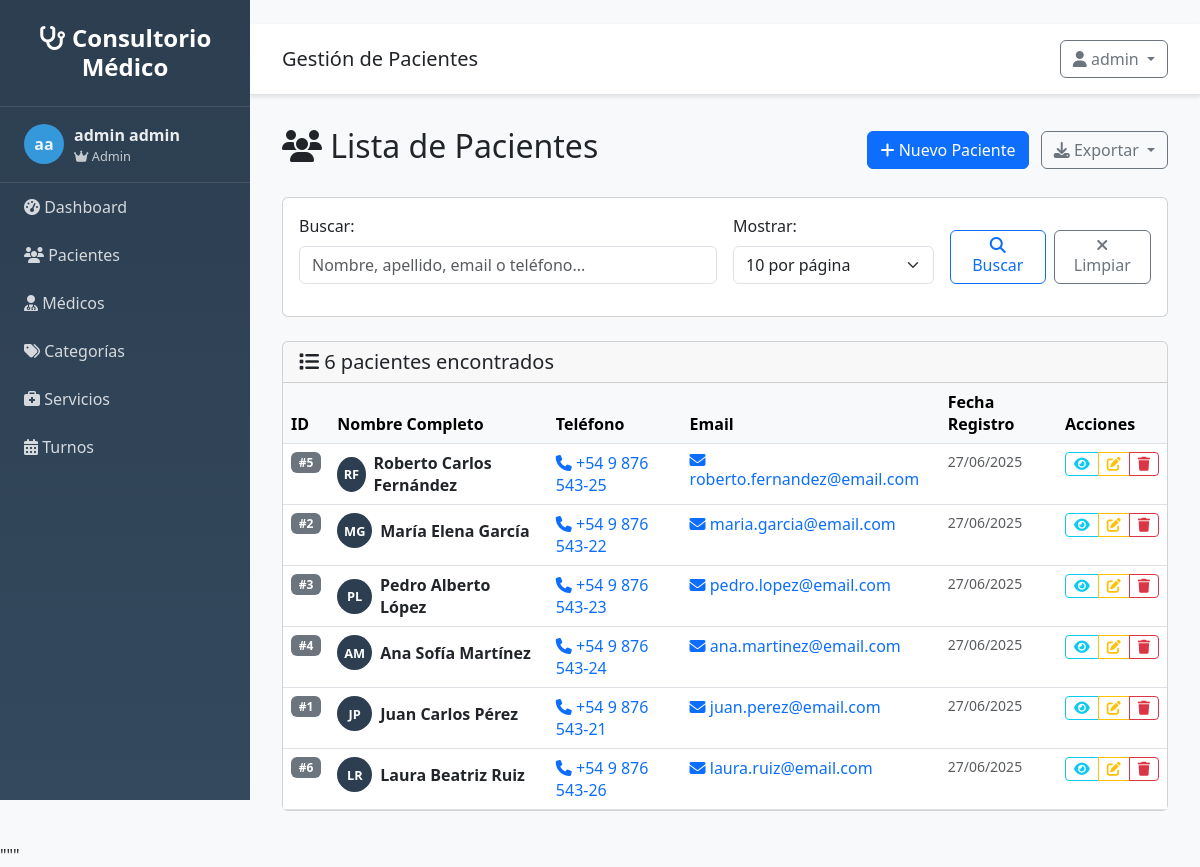
The page /clientes/ (signed in) on the database its author committed.
### src/models/usuario.py (models this page shows, shortened)
class Usuario(UserMixin, db.Model):
    __tablename__ = 'usuarios'
    id = db.Column(db.Integer, primary_key=True)
    username = db.Column(db.String(80), unique=True, nullable=False)
    email = db.Column(db.String(120), unique=True, nullable=False)
    password_hash = db.Column(db.String(255), nullable=False)
    nombre = db.Column(db.String(100), nullable=False)
    apellido = db.Column(db.String(100), nullable=False)
    rol = db.Column(db.String(20), default='usuario')
    activo = db.Column(db.Boolean, default=True)
    ultimo_login = db.Column(db.DateTime)
    fecha_creacion = db.Column(db.DateTime, default=datetime.utcnow)
    @property
    def nombre_completo(self):
        return f"{self.nombre} {self.apellido}"
    def is_admin(self):
        return self.rol == 'admin'

### src/models/cliente.py (models this page shows, shortened)
class Cliente(db.Model):
    __tablename__ = 'clientes'
    id = db.Column(db.Integer, primary_key=True)
    nombre = db.Column(db.String(100), nullable=False)
    apellido = db.Column(db.String(100), nullable=False)
    telefono = db.Column(db.String(20), nullable=True)
    email = db.Column(db.String(120), nullable=True)
    fecha_creacion = db.Column(db.DateTime, default=datetime.utcnow)
    activo = db.Column(db.Boolean, default=True)
    turnos = db.relationship('Turno', backref='cliente', lazy=True)
    @property
    def nombre_completo(self):
        return f"{self.nombre} {self.apellido}"

### src/routes/clientes.py (the view)
@clientes_bp.route('/')
@login_required
def listar():
    try:
        page = request.args.get('page', 1, type=int)
        per_page = request.args.get('per_page', 10, type=int)
        search = request.args.get('search', '', type=str)
        if ClienteService:
            clientes = ClienteService.get_paginated_clientes(page, per_page, search)
        else:
            from flask import abort
            abort(500)
        return render_template('clientes/listar.html',
                             clientes=clientes,
                             search=search)
    except Exception as e:
        flash(f'Error al cargar clientes: {str(e)}', 'error')
        return render_template('clientes/listar.html', clientes=None, search='')

### src/app.py (called while the page is built)
def create_app(config=None):
    app = Flask(__name__,
                template_folder='../templates',
                static_folder='../static')
    if config:
        app.config.update(config)
    else:
        app.config.from_object(Config)
    init_db(app)
    init_auth(app)
    @app.context_processor
    def inject_user():
        from flask_login import current_user
        return dict(
            current_user=current_user,
            today=date.today(),
            now=datetime.now()
        )
    register_blueprints(app)
    register_template_filters(app)
    register_error_handlers(app)
    @app.route('/')
    def root():
        if current_user.is_authenticated:
            return redirect(url_for('main.index'))
        return redirect(url_for('auth.login'))
    return app

### src/auth.py (called while the page is built)
@login_manager.user_loader
def load_user(user_id):
    try:
        from src.models.usuario import Usuario
        return Usuario.query.get(int(user_id))
    except:
        return None

### src/services/cliente_service.py (called while the page is built, shortened)
    @staticmethod
    def get_paginated_clientes(page=1, per_page=10, search=''):
        query = Cliente.query.filter_by(activo=True)
        return query.order_by(Cliente.apellido, Cliente.nombre).paginate(
            page=page, per_page=per_page, error_out=False
        )

### src/utils/helpers.py (called while the page is built)
def formatear_telefono(telefono):
    if not telefono:
        return ''
    telefono_limpio = re.sub(r'[^\d+]', '', str(telefono))
    if telefono_limpio.startswith('+54'):
        if len(telefono_limpio) >= 13:
            return f"+54 9 {telefono_limpio[5:8]} {telefono_limpio[8:11]}-{telefono_limpio[11:]}"
        return telefono_limpio
    if len(telefono_limpio) == 10:
        return f"{telefono_limpio[:3]} {telefono_limpio[3:6]}-{telefono_limpio[6:]}"
    elif len(telefono_limpio) == 8:
        return f"{telefono_limpio[:4]}-{telefono_limpio[4:]}"
    return telefono

### templates/clientes/listar.html (shortened to what this page needs)
{% extends "base.html" %}
{% block page_title %}Gestión de Pacientes{% endblock %}
{% block content %}
<div class="d-flex justify-content-between align-items-center mb-4">
    <h2>
        <i class="fas fa-users"></i> Lista de Pacientes
    </h2>
    <div>
        <a href="{{ url_for('clientes.nuevo') }}" class="btn btn-primary">
            <i class="fas fa-plus"></i> Nuevo Paciente
        </a>
        <div class="btn-group ms-2">
            <button type="button" class="btn btn-outline-secondary dropdown-toggle" data-bs-toggle="dropdown">
                <i class="fas fa-download"></i> Exportar
            </button>
        </div>
    </div>
</div>
<div class="card mb-4">
    <div class="card-body">
        <form method="GET" class="row g-3">
            <div class="col-md-6">
                <label for="search" class="form-label">Buscar:</label>
                <input type="text" class="form-control" id="search" name="search"
                       value="{{ search }}" placeholder="Nombre, apellido, email o teléfono...">
            </div>
            <div class="col-md-3">
                <label for="per_page" class="form-label">Mostrar:</label>
                <select class="form-select" id="per_page" name="per_page">
                    <option value="10" {% if request.args.get('per_page', '10') == '10' %}selected{% endif %}>10 por página</option>
                </select>
            </div>
            <div class="col-md-3 d-flex align-items-end">
                <button type="submit" class="btn btn-outline-primary me-2">
                    <i class="fas fa-search"></i> Buscar
                </button>
                <a href="{{ url_for('clientes.listar') }}" class="btn btn-outline-secondary">
                    <i class="fas fa-times"></i> Limpiar
                </a>
            </div>
        </form>
    </div>
</div>
<div class="card">
    <div class="card-header">
        <h5 class="card-title mb-0">
            <i class="fas fa-list"></i>
            {% if clientes and clientes.items %}
                {{ clientes.total }} paciente{{ 's' if clientes.total != 1 else '' }} encontrado{{ 's' if clientes.total != 1 else '' }}
            {% else %}
                No hay pacientes
            {% endif %}
        </h5>
    </div>
    <div class="card-body p-0">
        {% if clientes and clientes.items %}
            <div class="table-responsive">
                <table class="table table-hover mb-0">
                    <thead class="table-light">
                        <tr>
                            <th>ID</th>
                            <th>Nombre Completo</th>
                            <th>Teléfono</th>
                            <th>Email</th>
                            <th>Fecha Registro</th>
                            <th>Acciones</th>
                        </tr>
                    </thead>
                    <tbody>
                        {% for cliente in clientes.items %}
                        <tr>
                            <td>
                                <span class="badge bg-secondary">#{{ cliente.id }}</span>
                            </td>
                            <td>
                                <div class="d-flex align-items-center">
                                    <div class="avatar-circle me-2">
                                        {{ cliente.nombre[0] }}{{ cliente.apellido[0] }}
                                    </div>
                                    <div>
                                        <strong>{{ cliente.nombre }} {{ cliente.apellido }}</strong>
                                    </div>
                                </div>
                            </td>
                            <td>
                                {% if cliente.telefono %}
                                    <a href="tel:{{ cliente.telefono }}" class="text-decoration-none">
                                        <i class="fas fa-phone"></i> {{ cliente.telefono|telefono }}
                                    </a>
                                {% else %}
                                    <span class="text-muted">Sin teléfono</span>
                                {% endif %}
                            </td>
                            <td>
                                {% if cliente.email %}
                                    <a href="mailto:{{ cliente.email }}" class="text-decoration-none">
                                        <i class="fas fa-envelope"></i> {{ cliente.email }}
                                    </a>
                                {% else %}
                                    <span class="text-muted">Sin email</span>
                                {% endif %}
                            </td>
                            <td>
                                <small class="text-muted">
                                    {{ cliente.fecha_creacion.strftime('%d/%m/%Y') if cliente.fecha_creacion else 'N/A' }}
                                </small>
                            </td>
                            <td>
                                <div class="btn-group btn-group-sm">
                                    <a href="{{ url_for('clientes.detalle', id=cliente.id) }}"
                                       class="btn btn-outline-info" title="Ver detalle">
                                        <i class="fas fa-eye"></i>
                                    </a>
                                    <a href="{{ url_for('clientes.editar', id=cliente.id) }}"
                                       class="btn btn-outline-warning" title="Editar">
                                        <i class="fas fa-edit"></i>
                                    </a>
                                    <button type="button" class="btn btn-outline-danger"
                                            title="Eliminar" onclick="eliminarCliente({{ cliente.id }}, '{{ cliente.nombre_completo }}')">
                                        <i class="fas fa-trash"></i>
                                    </button>
                                </div>
                            </td>
                        </tr>
                        {% endfor %}
                    </tbody>
                </table>
            </div>
        {% endif %}
    </div>
</div>
{% endblock %}

### templates/base.html (shortened to what this page needs)
<!DOCTYPE html>
<html lang="es">
<head>
    <link href="https://cdn.jsdelivr.net/npm/bootstrap@5.3.0/dist/css/bootstrap.min.css" rel="stylesheet">
    <link href="https://cdnjs.cloudflare.com/ajax/libs/font-awesome/6.4.0/css/all.min.css" rel="stylesheet">
</head>
<body>
    <nav class="sidebar" id="sidebar">
        <div class="logo">
            <h4><i class="fas fa-stethoscope"></i> Consultorio Médico</h4>
        </div>
        {% if current_user and current_user.is_authenticated %}
        <div class="user-info">
            <div class="user-avatar">
                {{ current_user.nombre[0] if current_user.nombre else 'U' }}{{ current_user.apellido[0] if current_user.apellido else 'S' }}
            </div>
            <div>
                <div class="fw-bold">{{ current_user.nombre_completo if current_user.nombre_completo else 'Usuario' }}</div>
                <div style="font-size: 0.8em; opacity: 0.8;">
                    {% if current_user.is_admin and current_user.is_admin() %}
                        <i class="fas fa-crown"></i> Admin
                    {% elif current_user.is_medico and current_user.is_medico() %}
                        <i class="fas fa-user-md"></i> Médico
                    {% else %}
                        <i class="fas fa-user"></i> Usuario
                    {% endif %}
                </div>
            </div>
        </div>
        {% endif %}
        <ul class="nav flex-column">
            <li class="nav-item">
                <a class="nav-link" href="{{ url_for('main.index') }}">
                    <i class="fas fa-tachometer-alt"></i> Dashboard
            </a>
        </li>
            {% if current_user and current_user.is_authenticated %}
            <li class="nav-item">
                <a class="nav-link" href="{{ url_for('clientes.listar') if url_for else '#' }}">
                    <i class="fas fa-users"></i> Pacientes
                </a>
            </li>
            <li class="nav-item">
                <a class="nav-link" href="{{ url_for('profesionales.listar') if url_for else '#' }}">
                    <i class="fas fa-user-md"></i> Médicos
                </a>
            </li>
            <li class="nav-item">
                <a class="nav-link" href="{{ url_for('categorias.listar') if url_for else '#' }}">
                    <i class="fas fa-tags"></i> Categorías
                </a>
            </li>
            <li class="nav-item">
                <a class="nav-link" href="{{ url_for('servicios.listar') if url_for else '#' }}">
                    <i class="fas fa-briefcase-medical"></i> Servicios
                </a>
            </li>
            <li class="nav-item">
                <a class="nav-link" href="{{ url_for('turnos.listar') if url_for else '#' }}">
                    <i class="fas fa-calendar-alt"></i> Turnos
                </a>
            </li>
            {% endif %}
        </ul>
    </nav>
    <div class="main-content">
        <div class="top-navbar d-flex justify-content-between align-items-center">
            <div>
                <h5 class="mb-0">{% block page_title %}Sistema de Gestión{% endblock %}</h5>
            </div>
            <div class="dropdown">
                <button class="btn btn-outline-secondary dropdown-toggle" type="button" data-bs-toggle="dropdown">
                    <i class="fas fa-user"></i>
                    {% if current_user and current_user.is_authenticated %}
                        {{ current_user.nombre if current_user.nombre else 'Usuario' }}
                    {% else %}
                        Invitado
                    {% endif %}
                </button>
            </div>
        </div>
        <div class="content-wrapper">
            {% block content %}{% endblock %}
        </div>
    </div>
</body>
</html>

### templates/base.html (style rules this page uses)
:root { --primary-color: #2c3e50; --secondary-color: #3498db; --sidebar-width: 250px; }
body { font-family: 'Segoe UI', Tahoma, Geneva, Verdana, sans-serif; background-color: #f8f9fa; }
.sidebar { position: fixed; top: 0; left: 0; height: 100vh; width: var(--sidebar-width); background: linear-gradient(180deg, var(--primary-color) 0%, #34495e 100%); z-index: 1000; overflow-y: auto; }
.sidebar .logo { padding: 1.5rem; text-align: center; border-bottom: 1px solid rgba(255,255,255,0.1); }
.sidebar .logo h4 { color: white; margin: 0; font-weight: 600; }
.sidebar .nav-link { color: rgba(255,255,255,0.8); padding: 0.75rem 1.5rem; transition: all 0.3s; }
.main-content { margin-left: var(--sidebar-width); min-height: 100vh; }
.top-navbar { background: white; border-bottom: 1px solid #dee2e6; padding: 1rem 2rem; box-shadow: 0 2px 4px rgba(0,0,0,0.1); }
.content-wrapper { padding: 2rem; }
.user-info { display: flex; align-items: center; color: rgba(255,255,255,0.9); padding: 1rem 1.5rem; border-bottom: 1px solid rgba(255,255,255,0.1); }
.user-avatar { width: 40px; height: 40px; border-radius: 50%; background: var(--secondary-color); display: flex; align-items: center; justify-content: center; margin-right: 10px; font-weight: bold; }
.table-responsive { overflow-x: visible !important; -webkit-overflow-scrolling: visible !important; }

### templates/clientes/listar.html (style rules this page uses)
.avatar-circle { width: 35px; height: 35px; border-radius: 50%; background-color: var(--primary-color); color: white; display: flex; align-items: center; justify-content: center; font-size: 0.8rem; font-weight: bold; }
.table-responsive { overflow-x: visible !important; }

### rows shown on the page
Usuario: nombre "a", apellido "a", nombre+apellido "admin admin", nombre "admin"
Cliente: id "5", nombre "R", apellido "F", nombre "Roberto Carlos", apellido "Fernández", telefono|telefono "+54 9 876 543-25", email "roberto.fernandez@email.com", fecha_creacion "27/06/2025"
Cliente: id "2", nombre "M", apellido "G", nombre "María Elena", apellido "García", telefono|telefono "+54 9 876 543-22", email "maria.garcia@email.com", fecha_creacion "27/06/2025"
Cliente: id "3", nombre "P", apellido "L", nombre "Pedro Alberto", apellido "López", telefono|telefono "+54 9 876 543-23", email "pedro.lopez@email.com", fecha_creacion "27/06/2025"
Cliente: id "4", nombre "A", apellido "M", nombre "Ana Sofía", apellido "Martínez", telefono|telefono "+54 9 876 543-24", email "ana.martinez@email.com", fecha_creacion "27/06/2025"
Cliente: id "1", nombre "J", apellido "P", nombre "Juan Carlos", apellido "Pérez", telefono|telefono "+54 9 876 543-21", email "juan.perez@email.com", fecha_creacion "27/06/2025"
Cliente: id "6", nombre "L", apellido "R", nombre "Laura Beatriz", apellido "Ruiz", telefono|telefono "+54 9 876 543-26", email "laura.ruiz@email.com", fecha_creacion "27/06/2025"

### other values the page prints
{{ clientes.total }} "6"
{{ 's' if clientes.total != 1 else '' }} "s"
